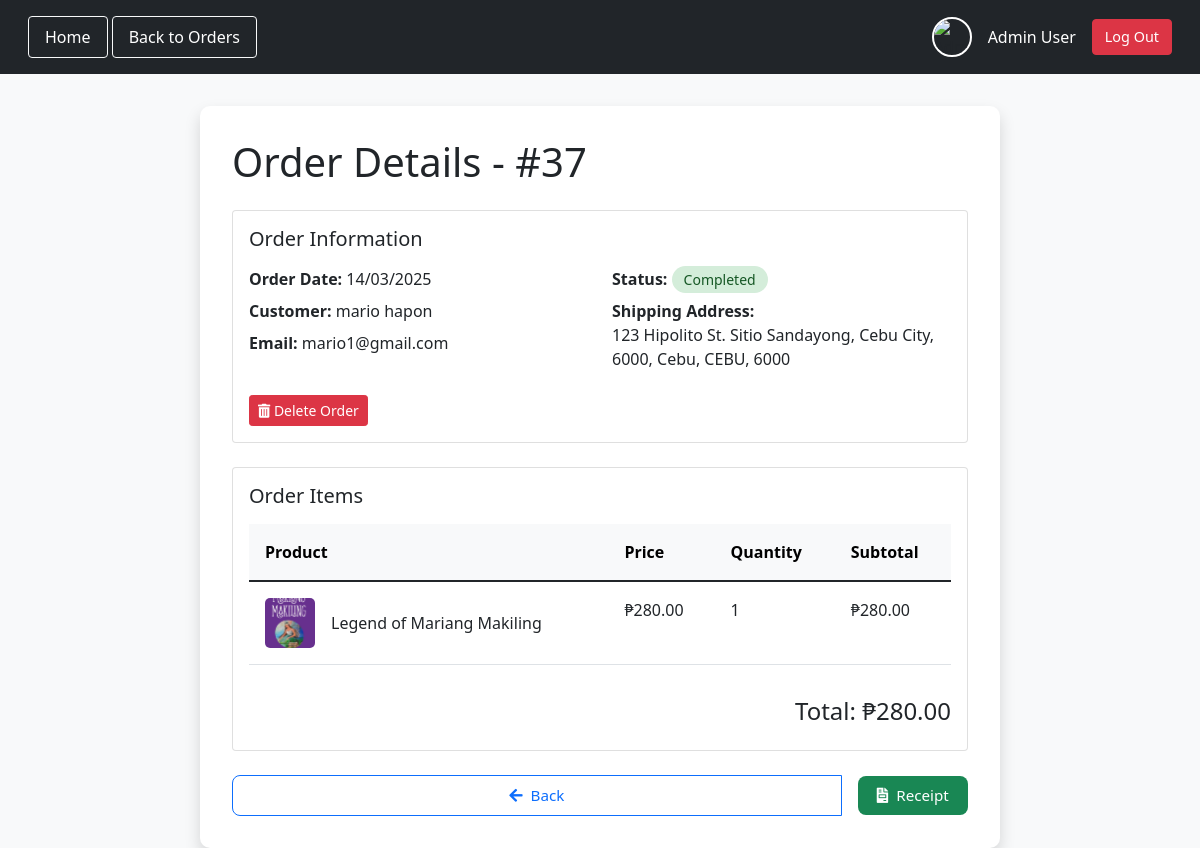
The page /admin/order_details.php?id=37 (signed in) on the database its author committed.
### tables this page shows
CREATE TABLE `orders` (
  `id` int(11) NOT NULL,
  `user_id` int(11) NOT NULL,
  `total` decimal(10,2) NOT NULL,
  `shipping_address` text NOT NULL,
  `payment_method` varchar(50) NOT NULL,
  `order_date` timestamp NOT NULL DEFAULT current_timestamp(),
  `status` varchar(50) NOT NULL DEFAULT 'pending',
  `email` varchar(255) DEFAULT NULL,
  `first_name` varchar(100) DEFAULT NULL,
  `last_name` varchar(100) DEFAULT NULL,
  `mobile` varchar(20) DEFAULT NULL,
  `address` text DEFAULT NULL,
  `city` varchar(100) DEFAULT NULL,
  `state` varchar(100) DEFAULT NULL,
  `zipcode` varchar(20) DEFAULT NULL,
  `payment_receipt` varchar(255) DEFAULT NULL
);

CREATE TABLE `users` (
  `id` int(11) NOT NULL,
  `fname` varchar(50) NOT NULL,
  `lname` varchar(50) NOT NULL,
  `email` varchar(100) NOT NULL,
  `pass` varchar(255) NOT NULL,
  `phone` varchar(15) NOT NULL,
  `address` text NOT NULL,
  `created_at` timestamp NOT NULL DEFAULT current_timestamp(),
  `profile_image` varchar(255) DEFAULT NULL
);

CREATE TABLE `order_items` (
  `id` int(11) NOT NULL,
  `order_id` int(11) NOT NULL,
  `book_id` int(11) NOT NULL,
  `quantity` int(11) NOT NULL,
  `price` decimal(10,2) NOT NULL
);

CREATE TABLE `books` (
  `isbn` int(11) NOT NULL,
  `title` varchar(255) NOT NULL,
  `book_image` varchar(255) NOT NULL,
  `author` varchar(255) NOT NULL,
  `copyright` int(11) NOT NULL,
  `qty` int(11) NOT NULL,
  `price` float NOT NULL,
  `total` float NOT NULL
);

### admin/order_details.php (the view, shortened to what this page needs)
<?php
@include '../db_connect.php';
$fname = $_SESSION['fname'];
$lname = $_SESSION['lname'];
$profile_image = '../uploads/default.jpg';
$order_id = intval($_GET['id']);
$sql = "SELECT o.id AS order_id, o.order_date, o.shipping_address, o.status, o.payment_receipt,
        u.fname, u.lname, u.email,
        (SELECT SUM(oi.price * oi.quantity) FROM order_items oi WHERE oi.order_id = o.id) AS total
        FROM orders o
        JOIN users u ON o.user_id = u.id
        WHERE o.id = ?";
$stmt = mysqli_prepare($conn, $sql);
mysqli_stmt_bind_param($stmt, "i", $order_id);
mysqli_stmt_execute($stmt);
$result = mysqli_stmt_get_result($stmt);
if ($order = mysqli_fetch_assoc($result)) {
    $order_id = htmlspecialchars($order['order_id']);
    $order_date = date('d/m/Y', strtotime($order['order_date']));
    $shipping_address = htmlspecialchars($order['shipping_address']);
    $status = htmlspecialchars($order['status']);
    $customer_name = htmlspecialchars($order['fname'] . ' ' . $order['lname']);
    $customer_email = htmlspecialchars($order['email']);
    $total = number_format($order['total'], 2);
} else {
    header("Location: view_orders.php");
    exit();
}
$sql = "SELECT b.title, b.book_image, oi.price, oi.quantity
        FROM order_items oi
        JOIN books b ON oi.book_id = b.isbn
        WHERE oi.order_id = ?";
$stmt = mysqli_prepare($conn, $sql);
mysqli_stmt_bind_param($stmt, "i", $order_id);
mysqli_stmt_execute($stmt);
$result = mysqli_stmt_get_result($stmt);
$order_items = [];
while ($row = mysqli_fetch_assoc($result)) {
    $order_items[] = [
        'title' => htmlspecialchars($row['title']),
        'book_image' => htmlspecialchars($row['book_image']),
        'price' => number_format($row['price'], 2),
        'quantity' => $row['quantity'],
        'subtotal' => number_format($row['price'] * $row['quantity'], 2)
    ];
}
?>
<!DOCTYPE html>
<html lang="en">
<head>
    <link href="https://cdn.jsdelivr.net/npm/bootstrap@5.1.3/dist/css/bootstrap.min.css" rel="stylesheet">
    <link rel="stylesheet" href="https://cdnjs.cloudflare.com/ajax/libs/font-awesome/5.15.4/css/all.min.css">
</head>
<body>
    <nav class="navbar navbar-expand-lg">
        <div class="container-fluid">
            <div class="nav-links">
                <a href="../admin/admin_dashboard.php" class="btn btn-outline-light">Home</a>
                <a href="view_orders.php" class="btn btn-outline-light">Back to Orders</a>
            </div>
            <div class="profile-info">
                <img src="<?php echo $profile_image; ?>" alt="Admin Profile">
                <span class="text-white"><?php echo $fname . " " . $lname; ?></span>
                <a href="../admin/logout.php" class="btn btn-danger">Log Out</a>
            </div>
        </div>
    </nav>
    <div class="container">
        <h1 class="mb-4">Order Details - #<?php echo $order_id; ?></h1>
        <div class="card mb-4">
            <div class="card-body">
                <h5 class="card-title mb-3">Order Information</h5>
                <div class="row">
                    <div class="col-md-6">
                        <p class="mb-2"><strong>Order Date:</strong> <?php echo $order_date; ?></p>
                        <p class="mb-2"><strong>Customer:</strong> <?php echo $customer_name; ?></p>
                        <p class="mb-2"><strong>Email:</strong> <?php echo $customer_email; ?></p>
                    </div>
                    <div class="col-md-6">
                        <p class="mb-2"><strong>Status:</strong>
                            <span class="status <?php echo strtolower($status); ?>">
                                <?php echo ucfirst($status); ?>
                            </span>
                        </p>
                        <p class="mb-2"><strong>Shipping Address:</strong><br><?php echo $shipping_address; ?></p>
                    </div>
                </div>
                <div class="mt-3">
                    <form action="delete_order.php" method="POST" class="d-inline-block">
                        <button type="submit" class="btn btn-danger btn-sm"
                            onclick="return confirm('Are you sure you want to delete this order? This action cannot be undone.');">
                            <i class="fas fa-trash-alt"></i> Delete Order
                        </button>
                    </form>
                </div>
            </div>
        </div>
        <div class="card">
            <div class="card-body">
                <h5 class="card-title mb-3">Order Items</h5>
                <div class="table-responsive">
                    <table class="table table-hover">
                        <thead class="table-light">
                            <tr>
                                <th>Product</th>
                                <th>Price</th>
                                <th>Quantity</th>
                                <th>Subtotal</th>
                            </tr>
                        </thead>
                        <tbody>
                            <?php foreach ($order_items as $item): ?>
                                <tr>
                                    <td>
                                        <div class="book-item">
                                            <img src="../images/<?php echo $item['book_image'] ?: 'default_book.png'; ?>" alt="Product">
                                            <span><?php echo $item['title']; ?></span>
                                        </div>
                                    </td>
                                    <td>₱<?php echo $item['price']; ?></td>
                                    <td><?php echo $item['quantity']; ?></td>
                                    <td>₱<?php echo $item['subtotal']; ?></td>
                                </tr>
                            <?php endforeach; ?>
                        </tbody>
                    </table>
                </div>
                <div class="text-end mt-3">
                    <h4>Total: ₱<?php echo $total; ?></h4>
                </div>
            </div>
        </div>
        <div class="text-center mt-4 btn-group">
            <a href="view_orders.php" class="btn btn-primary">
                <i class="fas fa-arrow-left"></i>Back
            </a>
            <?php if (!empty($order['payment_receipt']) && file_exists("../uploads/receipts/" . $order['payment_receipt'])): ?>
                <a href="../uploads/receipts/<?php echo $order['payment_receipt']; ?>"
                    class="receipt-btn"
                    target="_blank"
                    title="View payment receipt">
                    <i class="fas fa-file-invoice"></i>Receipt
                </a>
            <?php endif; ?>
        </div>
    </div>
</body>
</html>

### admin/order_details.php (style rules this page uses)
body { font-family: 'Segoe UI', Tahoma, Geneva, Verdana, sans-serif; background-color: #f8f9fa; }
.navbar { background-color: #212529; padding: 1rem; }
.navbar a { color: #fff; text-decoration: none; padding: 0.5rem 1rem; transition: all 0.3s ease; }
.profile-info { display: flex; align-items: center; gap: 1rem; }
.profile-info img { width: 40px; height: 40px; border-radius: 50%; object-fit: cover; border: 2px solid #fff; }
.profile-info span { color: #fff; font-weight: 500; }
.profile-info .btn-danger { padding: 0.375rem 0.75rem; font-size: 0.9rem; }
.container { max-width: 800px; margin-top: 2rem; padding: 2rem; background: white; border-radius: 10px; box-shadow: 0 0.5rem 1rem rgba(0, 0, 0, 0.15); }
.status { padding: 0.25rem 0.75rem; border-radius: 15px; font-size: 0.875rem; font-weight: 500; }
.status.completed { background-color: #d4edda; color: #155724; }
.book-item { display: flex; align-items: center; gap: 1rem; }
.book-item img { width: 50px; height: 50px; object-fit: cover; border-radius: 5px; }
.table> :not(caption)>*>* { padding: 1rem; }
.receipt-btn { background-color: #198754; color: white; border: none; padding: 0.75rem 1.5rem; border-radius: 8px; font-weight: 500; transition: all 0.3s ease; text-decoration: none; display: inline-flex; align-items: center; gap: 0.5rem; }
.btn-group { display: flex; gap: 1rem; justify-content: center; margin-top: 2rem; align-items: center; }
.btn-primary, .receipt-btn { padding: 0.5rem 1.2rem; font-size: 0.95rem; display: inline-flex; align-items: center; gap: 0.5rem; border-radius: 8px; transition: all 0.3s ease; white-space: nowrap; }
.btn-primary { padding: 0.5rem 1.2rem; font-size: 0.95rem; display: inline-flex; align-items: center; gap: 0.5rem; border-radius: 8px; transition: all 0.3s ease; white-space: nowrap; background-color: transparent; border: 1px solid #0d6efd; color: #0d6efd; width: 400px; min-width: 120px; justify-content: center; }
.receipt-btn { padding: 0.5rem 1.2rem; font-size: 0.95rem; display: inline-flex; align-items: center; gap: 0.5rem; border-radius: 8px; transition: all 0.3s ease; white-space: nowrap; background-color: #198754; color: white; text-decoration: none; border: none; }

### rows shown on the page
orders: id "37", order_date "14/03/2025", user.lname "mario hapon", user.email "mario1@gmail.com", status "Completed", shipping_address "123 Hipolito St. Sitio Sandayong, Cebu City, 6000, Cebu, CEBU, 6000"
order_items: book.book_image (picture), book.title "Legend of Mariang Makiling", price "280.00", quantity "1"

### other values the page prints
$fname "Admin"
$lname "User"
$total "280.00"
